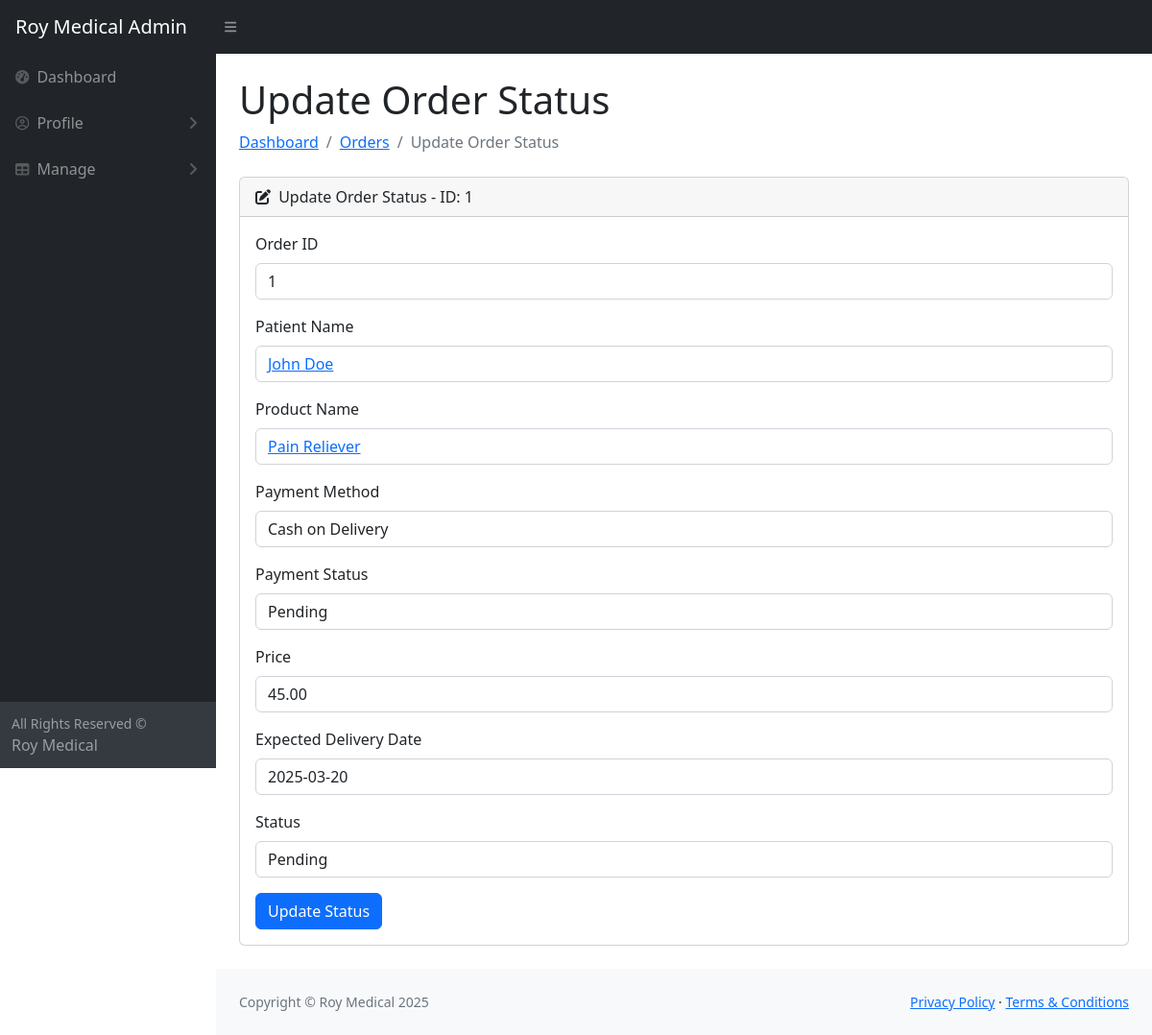
The page /admin/manage-orders/update_details.php?id=1 on the database its author committed.
### tables this page shows
CREATE TABLE orders (
    id INT PRIMARY KEY AUTO_INCREMENT,
    patient_id INT,
    product_id INT,
    status ENUM('Pending', 'Shipped', 'Delivered', 'Cancelled'),
    payment_method VARCHAR(50),
    payment_status ENUM('Pending', 'Completed', 'Failed'),
    price DECIMAL(10,2),
    shipping_address TEXT,
    expected_delivery_date DATE,
    FOREIGN KEY (patient_id) REFERENCES patients(id) ON DELETE CASCADE,
    FOREIGN KEY (product_id) REFERENCES products(id) ON DELETE CASCADE
);

CREATE TABLE users (
    id INT PRIMARY KEY AUTO_INCREMENT,
    name VARCHAR(255),
    email VARCHAR(255) UNIQUE,
    password VARCHAR(255),
    mobile_number VARCHAR(20) UNIQUE,
    address TEXT,
    pincode VARCHAR(10),
    dob DATE,
    gender ENUM('Male', 'Female', 'Other'),
    is_active BOOLEAN DEFAULT TRUE,
    role ENUM('Admin', 'Doctor', 'Patient')
);

CREATE TABLE products (
    id INT PRIMARY KEY AUTO_INCREMENT,
    name VARCHAR(255),
    brand VARCHAR(255),
    type VARCHAR(100),
    description TEXT,
    stock_available INT,
    area_available TEXT,
    original_price DECIMAL(10,2),
    selling_price DECIMAL(10,2)
);

### admin/manage-orders/update_details.php (the view, shortened to what this page needs)
<?php
include "../includes/header.php";
include "../includes/nav.php";
include "../../includes/db.php";
$order_id = mysqli_real_escape_string($conn, $_GET['id']);
$query = "
    SELECT o.id, o.status, o.payment_method, o.payment_status, o.price, o.expected_delivery_date,
           u.name AS patient_name, p.name AS product_name, o.patient_id, o.product_id
    FROM orders o
    JOIN patients pa ON o.patient_id = pa.id
    JOIN users u ON pa.user_id = u.id
    JOIN products p ON o.product_id = p.id
    WHERE o.id = $order_id
";
$result = mysqli_query($conn, $query);
$order = mysqli_fetch_assoc($result);
?>
<main>
    <div class="container-fluid px-4">
        <h1 class="mt-4">Update Order Status</h1>
        <ol class="breadcrumb mb-4">
            <li class="breadcrumb-item"><a href="/rm/admin/index.php">Dashboard</a></li>
            <li class="breadcrumb-item"><a href="index.php">Orders</a></li>
            <li class="breadcrumb-item active">Update Order Status</li>
        </ol>
        <div class="card mb-4">
            <div class="card-header">
                <i class="fas fa-edit me-1"></i>
                Update Order Status - ID: <?= $order['id']; ?>
            </div>
            <div class="card-body">
                <form action="update_details.php?id=<?= $order_id; ?>" method="POST">
                    <div class="mb-3">
                        <label class="form-label">Order ID</label>
                        <input type="text" class="form-control" value="<?= $order['id']; ?>" readonly>
                    </div>
                    <div class="mb-3">
                        <label class="form-label">Patient Name</label>
                        <a href="/rm/admin/common/patient_doctor_details.php?id=<?= $order['patient_id']; ?>&type=patient" class="form-control text-primary">
                            <?= htmlspecialchars($order['patient_name']); ?>
                        </a>
                    </div>
                    <div class="mb-3">
                        <label class="form-label">Product Name</label>
                        <a href="/rm/admin/common/product_details.php?id=<?= $order['product_id']; ?>" class="form-control text-primary">
                            <?= htmlspecialchars($order['product_name']); ?>
                        </a>
                    </div>
                    <div class="mb-3">
                        <label class="form-label">Payment Method</label>
                        <input type="text" class="form-control" value="<?= htmlspecialchars($order['payment_method']); ?>" readonly>
                    </div>
                    <div class="mb-3">
                        <label class="form-label">Payment Status</label>
                        <input type="text" class="form-control" value="<?= htmlspecialchars($order['payment_status']); ?>" readonly>
                    </div>
                    <div class="mb-3">
                        <label class="form-label">Price</label>
                        <input type="text" class="form-control" value="<?= htmlspecialchars($order['price']); ?>" readonly>
                    </div>
                    <div class="mb-3">
                        <label class="form-label">Expected Delivery Date</label>
                        <input type="text" class="form-control" value="<?= htmlspecialchars($order['expected_delivery_date']); ?>" readonly>
                    </div>
                    <div class="mb-3">
                        <label class="form-label">Status</label>
                        <select class="form-control" name="status" required>
                            <option value="Pending" <?= $order['status'] === 'Pending' ? 'selected' : ''; ?>>Pending</option>
                        </select>
                    </div>
                    <button type="submit" class="btn btn-primary">Update Status</button>
                </form>
            </div>
        </div>
    </div>
</main>
<?php include "../includes/footer.php"; ?>

### rows shown on the page
orders: id "1", users.name "John Doe", product.name "Pain Reliever", payment_method "Cash on Delivery", payment_status "Pending", price "45.00", expected_delivery_date "2025-03-20", status "Pending"
